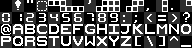
#> input picture img/font.png, 192 x 48 px, found by its file name
$ python prepare_data.py
#> lines starting #> are read from the running program, lines starting #| are printed output that depends on the picture
### tools/ascii.py
from PIL import Image

img = Image.open('img/font.png')
#> img is the input picture: PIL image 192x48 RGBA; mean R, G, B, A 84, 84, 84, 255

# [39 lines left out: functions tile_bits, run, not called in this run]

# [2 lines that do not run on import are left out]

### tools/prepare_tetrominoes.py
from PIL import Image
import os

tetromino_shapes = '''
....
####
....
....
-
#..
###
...
-
..#
###
...
-
.##.
.##.
....
-
.##
##.
...
-
.#.
###
...
-
##.
.##
...
'''
tetromino_shapes = [shape.strip().split('\n') for shape in tetromino_shapes.split('-')]

layout = '''
0000
1
111
  2
222
33
33
 44
44
 5
555
66
 66
'''

layout = layout.strip().split('\n')

tile_size = 12

def tile_bits(tile, bpp):
    mode = bpp - 1
    yield mode & 1
    yield (mode >> 1) & 1

    bit_count = 2

    for color_index in tile:
        for j in range(bpp):
            yield (color_index >> (bpp-1-j)) & 1
            bit_count += 1

    while bit_count % 14:
        bit_count += 1
        yield 0

def tile_bytes(tile, bpp):
    item = bytearray()
    bit_count = 0
    cur_bits = 0
    for bit in tile_bits(tile, bpp):
        cur_bits |= bit << bit_count
        bit_count += 1
        filled_bit_count = 6 if len(item) % 2 else 8
        if bit_count == filled_bit_count:
            item.append(cur_bits)
            cur_bits = 0
            bit_count = 0

    assert bit_count == 0, 'Bits weren\'t word-padded.'

    return bytes(item)

def prepare_tetrominoes(name, tetrominoes_img_name, bpp):
    tetrominoes_img_path = f'img/{tetrominoes_img_name}'

    img = Image.open(tetrominoes_img_path)

    tile_indices = {}
    tetromino_tile_data = []

    rotations = [
    #         x0,        y0,         dir_x,    dir_y
        (          1,           1, ( 1,  0), ( 0,  1)),
        (          1, tile_size-1, ( 0, -1), ( 1,  0)),
        (tile_size-1, tile_size-1, (-1,  0), ( 0, -1)),
        (tile_size-1,           1, ( 0,  1), (-1,  0)),
    ]

    color_indices = {
        (210,202,166,255): 0,
        (0,0,0,255): 1,
    }

    tetromino_xy_data = []
    for tetromino_id, shape in enumerate(tetromino_shapes):
        xy = []
        height = len(shape)
        width = len(shape[0])

        for y in range(height):
            for x in range(width):
                if shape[y][x] == '#':
                    xy.append((x, y))

        assert len(xy) == 4, 'Tetromino has wrong number of pieces?'

        for rot in range(3):
            for i in range(4):
                x, y = xy[-4]
                if width == height:
                    x, y = height-1-y, x
                else:
                    # The only case where width != height is the O piece
                    x, y = 3-y, x-1
                xy.append((x, y))

        for x, y in xy:
            tetromino_xy_data.append(x)
            tetromino_xy_data.append(y)

    print(f'x y data for {name}:')
    print(tetromino_xy_data)

    tile_index_to_tetromino_id = []

    for grid_y in range(len(layout)):
        for grid_x in range(len(layout[grid_y])):
            tetromino_id = layout[grid_y][grid_x]
            if tetromino_id == ' ': continue
            tetromino_id = int(tetromino_id)

            for (x0, y0, dir_x, dir_y) in rotations:
                start_x = x0 + tile_size*grid_x
                start_y = y0 + tile_size*grid_y
                tile = []
                for ty in range(tile_size):
                    for tx in range(tile_size):
                        x = start_x + dir_x[0]*tx + dir_y[0]*ty
                        y = start_y + dir_x[1]*tx + dir_y[1]*ty
                        color = img.getpixel((x, y))
                        if color not in color_indices:
                            color_indices[color] = len(color_indices)
                        tile.append(color_indices[color])
                tile = tuple(tile)
                if tile not in tile_indices:
                    tile_indices[tile] = len(tile_indices)
                    tile_index_to_tetromino_id.append(tetromino_id)
                tetromino_tile_data.append(tile_indices[tile])

    colors_by_index = [None]*len(color_indices)
    for color in color_indices:
        colors_by_index[color_indices[color]] = color

    print(f'colors for {name}:')
    print(colors_by_index)
    print(len(colors_by_index))

    colors16 = []

    for r,g,b,a in colors_by_index:
        r >>= 3
        g >>= 2
        b >>= 3
        left = (r << 3) | (g >> 3)
        right = ((g << 5) | b) & 0xff
        colors16.append((left, right))

    print(' ', ','.join(str(b) for col16 in colors16 for b in col16))

    print(f'tile data for {name}')
    print(tetromino_tile_data)

    tiles_per_row = 16
    row_count = (len(tile_indices) + tiles_per_row - 1) // tiles_per_row

    # Create a preview image of the generated tiles for reference.
    out_img = Image.new('RGBA', (1 + tiles_per_row * (1 + tile_size), 1 + row_count * (1 + tile_size)))

    for tile in tile_indices:
        index = tile_indices[tile]
        grid_y = index // tiles_per_row
        grid_x = index % tiles_per_row

        i = 0
        for ty in range(tile_size):
            for tx in range(tile_size):
                px = 1 + (tile_size + 1) * grid_x + tx
                py = 1 + (tile_size + 1) * grid_y + ty
                color = colors_by_index[tile[i]]
                if color == (255,255,255,255):
                    v = tile_index_to_tetromino_id[index] * 255 // 7
                    color = (255-v,0,v,255)
                out_img.putpixel((px, py), color)
                i += 1

    try:
        os.mkdir('img/out')
    except FileExistsError:
        pass # Folder already exists - OK

    out_img.save('img/out/' + tetrominoes_img_name)

    for tile in tile_indices:
        tile_index_hex = hex(tile_indices[tile])[2:]
        if len(tile_index_hex) == 1:
            tile_index_hex = '0' + tile_index_hex

        item = tile_bytes(tile, bpp)
        open(f'packed-data/tiles_{name}-{tile_index_hex}.bin', 'wb').write(item)

def prepare_single_tile(name, path, bpp):
    path = 'img/' + path
    color_indices = {
        (210,202,166,255): 0,
        (0,0,0,255): 1,
    }
    tile = []
    img = Image.open(path)
    for y in range(tile_size):
        for x in range(tile_size):
            color = img.getpixel((x, y))
            if color not in color_indices:
                color_indices[color] = len(color_indices)
            tile.append(color_indices[color])

    item = tile_bytes(tile, bpp)

    open(f'packed-data/{name}.bin', 'wb').write(item)

    colors_by_index = [None]*len(color_indices)
    for color in color_indices:
        colors_by_index[color_indices[color]] = color

    print(f'colors for {name}:')
    print(colors_by_index)
    print(len(colors_by_index))

    colors16 = []

    for r,g,b,a in colors_by_index:
        r >>= 3
        g >>= 2
        b >>= 3
        left = (r << 3) | (g >> 3)
        right = ((g << 5) | b) & 0xff
        colors16.append((left, right))

    print(' ', ','.join(str(b) for col16 in colors16 for b in col16))

def run():
    prepare_tetrominoes('m', 'm_yoga.png', 3)
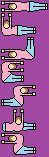
#> input picture img/m_yoga.png, 49 x 157 px, found by its file name
#> in prepare_tetrominoes, img is the input picture: PIL image 49x157 RGBA; mean R, G, B, A 150.9, 89.1, 147.8, 255
#> after the loop in prepare_tetrominoes, `for grid_y in range(len(layout)):`: color_indices = {(210, 202, 166, 255): 0, (0, 0, 0, 255): 1, (239, 228, 176, 255): 2, (255, 174, 201, 255): 3, (163, 73, 164, 255): 4, (185, 122, 87, 255): 5, (153, 217, 234, 255): 6}; tetromino_tile_data = 112 values, max 39 at index 103, min 0 at index 0, mean 13.5; tile_index_to_tetromino_id = 40 values from 0 to 6; tile_indices = 40 items
#> in prepare_tetrominoes, `colors_by_index = [None]*len(color_indices)`: colors_by_index = 7 items
#> the loop in prepare_tetrominoes, `for color in color_indices:` made 7 passes
#> after the loop in prepare_tetrominoes, `for color in color_indices:`: colors_by_index = [(210, 202, 166, 255), (0, 0, 0, 255), (239, 228, 176, 255), (255, 174, 201, 255), (163, 73, 164, 255), (185, 122, 87, 255), (153, 217, 234, 255)]
#| [(210, 202, 166, 255), (0, 0, 0, 255), (239, 228, 176, 255), (255, 174, 201, 255), (163, 73, 164, 255), (185, 122, 87, 255), (153, 217, 234, 255)]
#| 7
#> the loop in prepare_tetrominoes, `for r,g,b,a in colors_by_index:` made 7 passes
#> (r, g, b, left, right) on passes 1 to 7: (26, 50, 20, 214, 84), (0, 0, 0, 0, 0), (29, 57, 22, 239, 54), (31, 43, 25, 253, 121), (20, 18, 20, 162, 84), (23, 30, 10, 187, 202), (19, 54, 29, 158, 221)
#> after the loop in prepare_tetrominoes, `for r,g,b,a in colors_by_index:`: colors16 = [(214, 84), (0, 0), (239, 54), (253, 121), (162, 84), (187, 202), (158, 221)]
#|   214,84,0,0,239,54,253,121,162,84,187,202,158,221
#> (printed output is left out)
#> in prepare_tetrominoes, `row_count = (len(tile_indices) + tiles_per_row - 1) // tiles_per_row`: row_count = 3
#> in prepare_tetrominoes, `out_img = Image.new('RGBA', (1 + tiles_per_row * (1 + tile_size), 1 + ..`: out_img: PIL image 209x40 RGBA; every value is 0
#> the loop in prepare_tetrominoes, `for tile in tile_indices:` made 40 passes
#> (grid_y, grid_x) on passes 1 to 12: (0, 0), (0, 1), (0, 2), (0, 3), (0, 4), (0, 5), (0, 6), (0, 7), (0, 8), (0, 9), (0, 10), (0, 11)
#> after the loop in prepare_tetrominoes, `for tile in tile_indices:`:
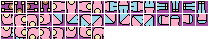
#> out_img: PIL image 209x40 RGBA; mean R, G, B, A 107.3, 79.8, 99, 175.7; transparent parts drawn white
#> the loop in prepare_tetrominoes, `for tile in tile_indices:` made 40 passes
#> tile_index_hex on passes 1 to 12: '00', '01', '02', '03', '04', '05', '06', '07', '08', '09', '0a', '0b'
    prepare_tetrominoes('d', 'd_ladders.png', 2)
#> call 2 of prepare_tetrominoes, with name = 'd', tetrominoes_img_name = 'd_ladders.png', bpp = 2
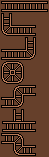
#> input picture img/d_ladders.png, 49 x 157 px, found by its file name
#> in prepare_tetrominoes, img is the input picture: PIL image 49x157 RGBA; mean R, G, B, A 88.5, 56.2, 38.3, 255
#> after the loop in prepare_tetrominoes (call 2), `for grid_y in range(len(layout)):`: color_indices = {(210, 202, 166, 255): 0, (0, 0, 0, 255): 1, (185, 122, 87, 255): 2, (102, 64, 43, 255): 3}; tetromino_tile_data = 112 values, max 17 at index 91, min 0 at index 0, mean 4.93; tile_index_to_tetromino_id = [0, 0, 0, 0, 0, 0, 1, 1, 1, 1, 5, 5, 5, 5, 5, 5, 5, 5]; tile_indices = 18 items
#> in prepare_tetrominoes (call 2), `colors_by_index = [None]*len(color_indices)`: colors_by_index = 4 items
#> the loop in prepare_tetrominoes (call 2), `for color in color_indices:` made 4 passes
#> after the loop in prepare_tetrominoes (call 2), `for color in color_indices:`: colors_by_index = [(210, 202, 166, 255), (0, 0, 0, 255), (185, 122, 87, 255), (102, 64, 43, 255)]
#| [(210, 202, 166, 255), (0, 0, 0, 255), (185, 122, 87, 255), (102, 64, 43, 255)]
#| 4
#> the loop in prepare_tetrominoes (call 2), `for r,g,b,a in colors_by_index:` made 4 passes
#> after the loop in prepare_tetrominoes (call 2), `for r,g,b,a in colors_by_index:`: colors16 = [(214, 84), (0, 0), (187, 202), (98, 5)]
#|   214,84,0,0,187,202,98,5
#> (printed output is left out)
#> in prepare_tetrominoes (call 2), `row_count = (len(tile_indices) + tiles_per_row - 1) // tiles_per_row`: row_count = 2
#> in prepare_tetrominoes (call 2), `out_img = Image.new('RGBA', (1 + tiles_per_row * (1 + tile_size), 1 + ..`: out_img: PIL image 209x27 RGBA; every value is 0
#> the loop in prepare_tetrominoes (call 2), `for tile in tile_indices:` made 18 passes
#> after the loop in prepare_tetrominoes (call 2), `for tile in tile_indices:`:
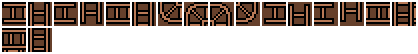
#> out_img: PIL image 209x27 RGBA (shown 2 times larger); mean R, G, B, A 34.8, 22.4, 15.6, 117.1; transparent parts drawn white
#> the loop in prepare_tetrominoes (call 2), `for tile in tile_indices:` made 18 passes
    prepare_tetrominoes('j', 'j_junkyard.png', 2)
#> call 3 of prepare_tetrominoes, with name = 'j', tetrominoes_img_name = 'j_junkyard.png', bpp = 2
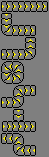
#> input picture img/j_junkyard.png, 49 x 157 px, found by its file name
#> in prepare_tetrominoes, img is the input picture: PIL image 49x157 RGBA; mean R, G, B, A 114.6, 114.1, 104.3, 255
#> after the loop in prepare_tetrominoes (call 3), `for grid_y in range(len(layout)):`: color_indices = {(210, 202, 166, 255): 0, (0, 0, 0, 255): 1, (127, 127, 127, 255): 2, (255, 242, 0, 255): 3}; tetromino_tile_data = 112 values, max 25 at index 90, min 0 at index 0, mean 9.55; tile_index_to_tetromino_id = 26 values from 0 to 5; tile_indices = 26 items
#> in prepare_tetrominoes (call 3), `colors_by_index = [None]*len(color_indices)`: colors_by_index = 4 items
#> the loop in prepare_tetrominoes (call 3), `for color in color_indices:` made 4 passes
#> after the loop in prepare_tetrominoes (call 3), `for color in color_indices:`: colors_by_index = [(210, 202, 166, 255), (0, 0, 0, 255), (127, 127, 127, 255), (255, 242, 0, 255)]
#| [(210, 202, 166, 255), (0, 0, 0, 255), (127, 127, 127, 255), (255, 242, 0, 255)]
#| 4
#> the loop in prepare_tetrominoes (call 3), `for r,g,b,a in colors_by_index:` made 4 passes
#> (r, g, b, left, right) on passes 1 to 4: (26, 50, 20, 214, 84), (0, 0, 0, 0, 0), (15, 31, 15, 123, 239), (31, 60, 0, 255, 128)
#> after the loop in prepare_tetrominoes (call 3), `for r,g,b,a in colors_by_index:`: colors16 = [(214, 84), (0, 0), (123, 239), (255, 128)]
#|   214,84,0,0,123,239,255,128
#> (printed output is left out)
#> the loop in prepare_tetrominoes (call 3), `for tile in tile_indices:` made 26 passes
#> after the loop in prepare_tetrominoes (call 3), `for tile in tile_indices:`:
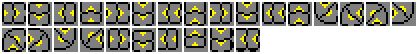
#> out_img: PIL image 209x27 RGBA (shown 2 times larger); mean R, G, B, A 68.5, 67.8, 55.5, 169.2; transparent parts drawn white
#> the loop in prepare_tetrominoes (call 3), `for tile in tile_indices:` made 26 passes
    prepare_single_tile('k', 'k_boulders.png', 3)

    print('Success!')

# [2 lines that do not run on import are left out]

### tools/prepare_data.py
import os
import shutil

import prepare_tetrominoes
import ascii
import combine_data

try:
    shutil.rmtree('packed-data')
except FileNotFoundError:
    pass # Already deleted - OK

os.mkdir('packed-data')

#> (the run stopped early here; a loop or call above may not have finished)
